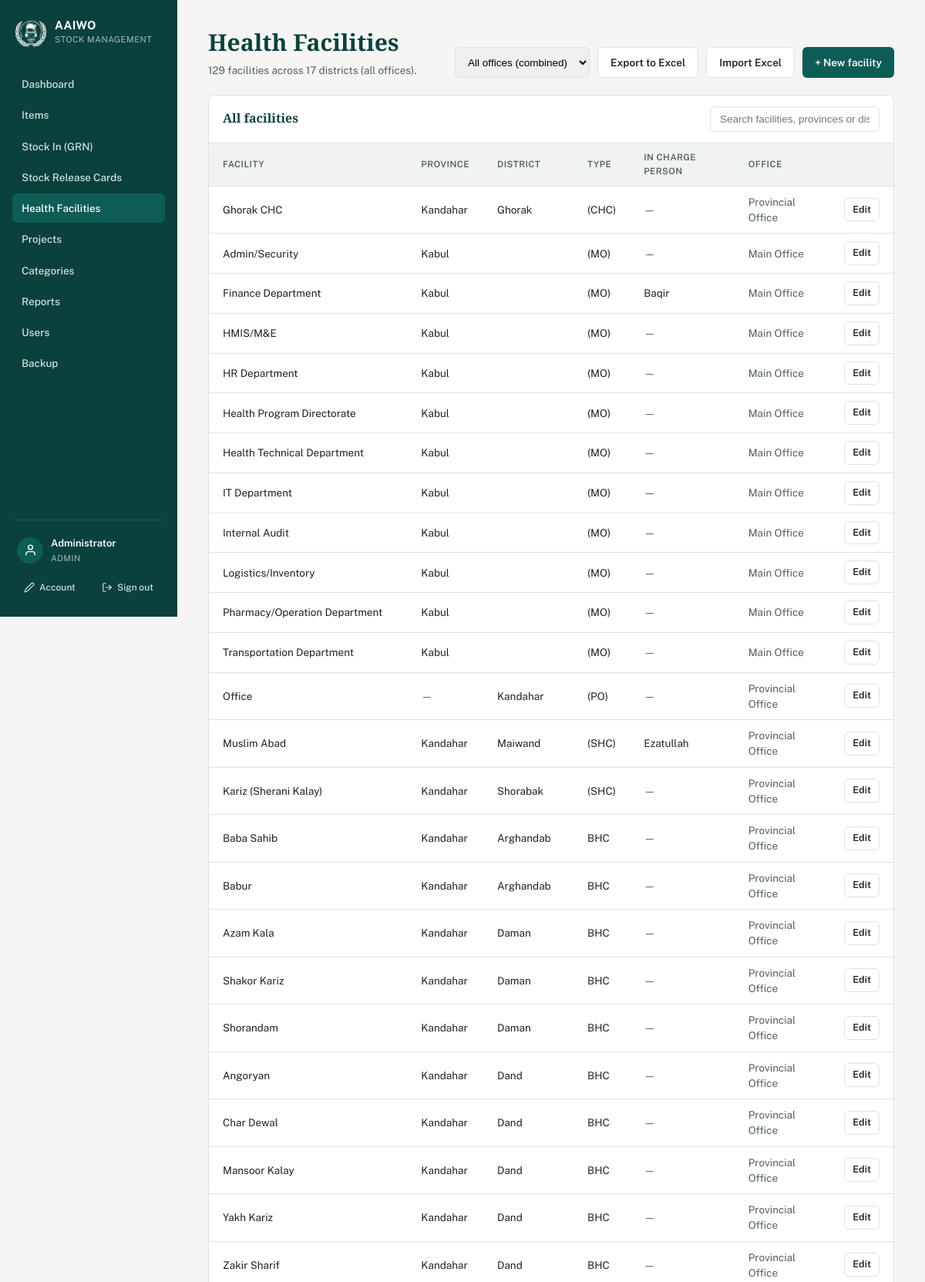
The app's page /health_facilities.php (signed in, upper part) with its own data.
### tables this page shows
CREATE TABLE Users (
            UserID INTEGER PRIMARY KEY AUTOINCREMENT,
            Username TEXT NOT NULL UNIQUE,
            PasswordHash TEXT NOT NULL,
            FullName TEXT,
            Role TEXT NOT NULL DEFAULT 'staff',
            Active INTEGER NOT NULL DEFAULT 1,
            MustChangePassword INTEGER NOT NULL DEFAULT 0,
            CreatedAt TEXT NOT NULL DEFAULT (datetime('now'))
        , FailedLoginAttempts INTEGER NOT NULL DEFAULT 0, LockedUntil TEXT, Office TEXT);

CREATE TABLE HealthFacilities (
    HFID             INTEGER PRIMARY KEY,
    HFName           TEXT NOT NULL,
    DistrictID       INTEGER REFERENCES Districts(DistrictID),
    HFType           TEXT,
    DistributionDate TEXT
, InChargePerson TEXT, Office TEXT DEFAULT 'main', Province TEXT);

CREATE TABLE Districts (
    DistrictID   INTEGER PRIMARY KEY,
    DistrictName TEXT NOT NULL UNIQUE
);

### includes/functions.php (called while the page is built, shortened)
<?php
require_once __DIR__ . '/../config/db.php';
function h(?string $s): string {
    return htmlspecialchars($s ?? '', ENT_QUOTES, 'UTF-8');
}
function all_health_facilities(?string $office = null): array {
    $sql = '
        SELECT hf.*, d.DistrictName
        FROM HealthFacilities hf
        LEFT JOIN Districts d ON d.DistrictID = hf.DistrictID
    ';
    return db()->query($sql . ' ORDER BY hf.HFType, d.DistrictName, hf.HFName')->fetchAll();
}
function all_districts(): array {
    return db()->query('SELECT * FROM Districts ORDER BY DistrictName')->fetchAll();
}
function current_user(): ?array {
    return $_SESSION['user_full'] ?? null;
}
function require_login(): void {
    $stmt = db()->prepare('SELECT * FROM Users WHERE UserID = ?');
    $stmt->execute([$_SESSION['user']['UserID']]);
}
function is_admin(): bool {
    return (current_user()['Role'] ?? '') === 'admin';
}
function office_label(?string $office): string {
    switch ($office) {
        case 'provincial': return 'Provincial Office';
        case 'main': return 'Main Office';
    }
}
function office_options(): array {
    return ['provincial' => 'Provincial Office', 'main' => 'Main Office'];
}
function office_scope(): ?string {
    if (is_admin()) {
        $requested = $_GET['office'] ?? $_POST['office'] ?? '';
        return array_key_exists($requested, office_options()) ? $requested : null;
    }
    $mine = current_user()['Office'] ?? null;
    return $mine !== null && array_key_exists($mine, office_options()) ? $mine : '__unassigned__';
}

### config/db.php (called while the page is built, shortened)
<?php
function db_file_path(): string {
    return __DIR__ . '/../data/stock_management.sqlite';
}
function db(): PDO {
    static $pdo = null;
    if ($pdo === null) {
        $path = db_file_path();
        $pdo = new PDO('sqlite:' . $path);
        $pdo->setAttribute(PDO::ATTR_ERRMODE, PDO::ERRMODE_EXCEPTION);
        $pdo->setAttribute(PDO::ATTR_DEFAULT_FETCH_MODE, PDO::FETCH_ASSOC);
        $pdo->exec('PRAGMA foreign_keys = ON');
        stockapp_migrate($pdo);
    }
    return $pdo;
}
function stockapp_migrate(PDO $pdo): void {
    $pdo->exec("
        CREATE TABLE IF NOT EXISTS Users (
            UserID INTEGER PRIMARY KEY AUTOINCREMENT,
            Username TEXT NOT NULL UNIQUE COLLATE NOCASE,
            PasswordHash TEXT NOT NULL,
            FullName TEXT,
            Role TEXT NOT NULL DEFAULT 'staff',
            Active INTEGER NOT NULL DEFAULT 1,
            MustChangePassword INTEGER NOT NULL DEFAULT 0,
            CreatedAt TEXT NOT NULL DEFAULT (datetime('now'))
        )
    ");
    $auditCols = [
        'CreatedByUserID' => 'INTEGER',
        'UpdatedByUserID' => 'INTEGER',
        'CreatedAt' => 'TEXT',
        'UpdatedAt' => 'TEXT',
        'GroupName' => 'TEXT',
    ];
    foreach (['StockReceipts', 'StockReleases'] as $table) {
        $existing = array_column($pdo->query('PRAGMA table_info(' . $table . ')')->fetchAll(), 'name');
    }
    $stockReleasesExists = (bool)$pdo->query("SELECT name FROM sqlite_master WHERE type='table' AND name='StockReleases'")->fetchColumn();
    if ($stockReleasesExists) {
        $existingReleaseCols = array_column($pdo->query('PRAGMA table_info(StockReleases)')->fetchAll(), 'name');
    }
    $pdo->exec('CREATE TABLE IF NOT EXISTS Projects (
        ProjectID INTEGER PRIMARY KEY AUTOINCREMENT,
        ProjectName TEXT NOT NULL,
        Description TEXT,
        CreatedByUserID INTEGER,
        CreatedAt TEXT,
        UpdatedByUserID INTEGER,
        UpdatedAt TEXT
    )');
    foreach (['Items', 'StockReceipts', 'StockReleases'] as $projectTable) {
        $existingCols = array_column($pdo->query('PRAGMA table_info(' . $projectTable . ')')->fetchAll(), 'name');
    }
    $categoriesExisted = (bool)$pdo->query("SELECT name FROM sqlite_master WHERE type='table' AND name='ItemCategories'")->fetchColumn();
    $pdo->exec('CREATE TABLE IF NOT EXISTS ItemCategories (
        CategoryID INTEGER PRIMARY KEY AUTOINCREMENT,
        CategoryName TEXT NOT NULL,
        CategoryNameLocal TEXT,
        CreatedAt TEXT
    )');
    $existingItemCols = array_column($pdo->query('PRAGMA table_info(Items)')->fetchAll(), 'name');
    $existingUserCols = array_column($pdo->query('PRAGMA table_info(Users)')->fetchAll(), 'name');
    foreach (['Items', 'HealthFacilities', 'StockReceipts', 'StockReleases'] as $table) {
        $tableExists = (bool)$pdo->query("SELECT name FROM sqlite_master WHERE type='table' AND name='$table'")->fetchColumn();
        $cols = array_column($pdo->query('PRAGMA table_info(' . $table . ')')->fetchAll(), 'name');
    }
    $hfTableExists = (bool)$pdo->query("SELECT name FROM sqlite_master WHERE type='table' AND name='HealthFacilities'")->fetchColumn();
    if ($hfTableExists) {
        $existingHfCols = array_column($pdo->query('PRAGMA table_info(HealthFacilities)')->fetchAll(), 'name');
    }
    $itemsTableExists = (bool)$pdo->query("SELECT name FROM sqlite_master WHERE type='table' AND name='Items'")->fetchColumn();
    if ($itemsTableExists) {
        $existingItemCols = array_column($pdo->query('PRAGMA table_info(Items)')->fetchAll(), 'name');
    }
    $userCount = (int)$pdo->query('SELECT COUNT(*) FROM Users')->fetchColumn();
}

### health_facilities.php (the view, shortened to what this page needs)
<?php
require __DIR__ . '/includes/functions.php';
require_login();
$scope = office_scope();
require __DIR__ . '/includes/header.php';
$hfs = ($scope === '__unassigned__') ? [] : all_health_facilities($scope);
?>
<div class="page-head">
  <div>
    <h1>Health Facilities</h1>
    <p><?= count($hfs) ?> facilities across <?= count(all_districts()) ?> districts<?= is_admin() ? h($scope === null ? ' (all offices)' : (' — ' . office_label($scope))) : '' ?>.</p>
  </div>
  <div style="display:flex;gap:10px;flex-wrap:wrap;">
    <?php if (is_admin()): ?>
      <select class="search-box" style="min-width:170px;" onchange="location.href='health_facilities'+(this.value?('?office='+this.value):'')">
        <option value="">All offices (combined)</option>
      </select>
    <?php endif; ?>
    <a class="btn secondary" href="export_hf<?= $scope !== null ? ('?office=' . urlencode($scope)) : '' ?>" title="Export the health facilities list to Excel">Export to Excel</a>
    <a class="btn secondary" href="import_hf">Import Excel</a>
    <a class="btn" href="hf_form">+ New facility</a>
  </div>
</div>
<div class="panel">
  <div class="panel-head">
    <h2>All facilities</h2>
    <input class="search-box" id="hfSearch" placeholder="Search facilities, provinces or districts…" onkeyup="filterTable('hfSearch','hfTable')">
  </div>
  <table id="hfTable">
    <thead><tr><th>Facility</th><th>Province</th><th>District</th><th>Type</th><th>In charge person</th><?php if (is_admin()): ?><th>Office</th><?php endif; ?><th></th></tr></thead>
    <tbody>
      <?php foreach ($hfs as $hf): ?>
        <tr>
          <td><?= h($hf['HFName']) ?></td>
          <td><?= $hf['Province'] ? h($hf['Province']) : '<span class="muted">—</span>' ?></td>
          <td><?= h($hf['DistrictName']) ?></td>
          <td><?= h($hf['HFType']) ?></td>
          <td><?= $hf['InChargePerson'] ? h($hf['InChargePerson']) : '<span class="muted">—</span>' ?></td>
          <?php if (is_admin()): ?><td class="muted"><?= h(office_label($hf['Office'] ?? null)) ?></td><?php endif; ?>
          <td><a class="btn secondary small" href="hf_form?id=<?= $hf['HFID'] ?>">Edit</a></td>
        </tr>
      <?php endforeach; ?>
    </tbody>
  </table>
</div>
<?php require __DIR__ . '/includes/footer.php'; ?>

### includes/header.php (shortened to what this page needs)
<?php
require_once __DIR__ . '/functions.php';
$me = current_user();
$current = basename($_SERVER['SCRIPT_NAME']);
$importType = $_GET['type'] ?? ($_POST['import_type'] ?? '');
$isImportGrn = ($current === 'import.php' && $importType !== 'card');
$isImportCard = ($current === 'import.php' && $importType === 'card');
?>
<!DOCTYPE html>
<html lang="en">
<head>
<?php
$cssPath = __DIR__ . '/../assets/style.css';
$cssVer = is_file($cssPath) ? filemtime($cssPath) : 1;
?>
<link rel="stylesheet" href="<?= isset($assetPrefix) ? $assetPrefix : '' ?>assets/style.css?v=<?= $cssVer ?>">
</head>
<body>
<div class="shell">
  <aside class="sidebar">
    <div class="brand" title="Afghan Alfouz Innovational Welfare Organization">
      <img src="<?= isset($assetPrefix) ? $assetPrefix : '' ?>assets/logo-white.png" alt="AAIWO" class="brand-mark-logo">
      <div>
        <div class="brand-title">AAIWO</div>
        <div class="brand-sub">Stock Management</div>
      </div>
    </div>
    <nav>
      <a href="index" class="<?= $current==='index.php'?'active':'' ?>">Dashboard</a>
      <a href="items" class="<?= in_array($current, ['items.php','item_form.php','import_items.php','export_items.php'], true) ? 'active' : '' ?>">Items</a>
      <a href="receipts" class="<?= (in_array($current, ['receipts.php','receipt_form.php','receipt_view.php','export_excel.php'], true) || $isImportGrn) ? 'active' : '' ?>">Stock In (GRN)</a>
      <a href="releases" class="<?= (in_array($current, ['releases.php','release_form.php','release_view.php','export_excel.php'], true) || $isImportCard) ? 'active' : '' ?>">Stock Release Cards</a>
      <a href="health_facilities" class="<?= in_array($current, ['health_facilities.php','hf_form.php','import_hf.php','export_hf.php'], true) ? 'active' : '' ?>">Health Facilities</a>
      <?php if (($me['Role'] ?? '') === 'admin'): ?>
        <a href="projects" class="<?= in_array($current, ['projects.php','project_form.php'], true) ? 'active' : '' ?>">Projects</a>
        <a href="categories" class="<?= in_array($current, ['categories.php','category_form.php'], true) ? 'active' : '' ?>">Categories</a>
        <a href="reports" class="<?= $current==='reports.php'?'active':'' ?>">Reports</a>
        <a href="users" class="<?= $current==='users.php'||$current==='user_form.php'?'active':'' ?>">Users</a>
        <a href="backup" class="<?= $current==='backup.php'?'active':'' ?>">Backup</a>
      <?php endif; ?>
    </nav>
    <div class="sidebar-account">
      <div class="account-card">
        <span class="account-avatar" aria-hidden="true">
          <svg viewBox="0 0 24 24" fill="none" stroke="currentColor" stroke-width="2" stroke-linecap="round" stroke-linejoin="round"><path d="M20 21v-2a4 4 0 0 0-4-4H8a4 4 0 0 0-4 4v2"></path><circle cx="12" cy="7" r="4"></circle></svg>
        </span>
        <div class="account-meta">
          <div class="account-name"><?= h($me['FullName'] ?? '') ?></div>
          <div class="account-role">
            <?= h(ucfirst($me['Role'] ?? '')) ?>
          </div>
        </div>
      </div>
      <div class="account-actions">
        <a href="my_account" class="account-action" title="My account">
          <svg viewBox="0 0 24 24" fill="none" stroke="currentColor" stroke-width="2" stroke-linecap="round" stroke-linejoin="round"><path d="M17 3a2.85 2.83 0 1 1 4 4L7.5 20.5 2 22l1.5-5.5Z"></path></svg>
          <span>Account</span>
        </a>
        <a href="logout" class="account-action" title="Sign out">
          <svg viewBox="0 0 24 24" fill="none" stroke="currentColor" stroke-width="2" stroke-linecap="round" stroke-linejoin="round"><path d="M9 21H5a2 2 0 0 1-2-2V5a2 2 0 0 1 2-2h4"></path><polyline points="16 17 21 12 16 7"></polyline><line x1="21" y1="12" x2="9" y2="12"></line></svg>
          <span>Sign out</span>
        </a>
      </div>
    </div>
  </aside>
  <main class="content">

### assets/style.css (style rules this page uses)
:root { --ink: #1B2621; --ink-soft: #52625A; --paper: #F5F6F3; --panel: #FFFFFF; --line: #DEE3DD; --teal: #0E5C56; --teal-dark: #0A413D; --teal-tint: #E4EFEC; --amber: #B5741E; --amber-tint: #FBF0DE; --red: #A3352B; --red-tint: #FBEAE8; --radius: 8px; }
* { box-sizing:border-box; }
html { -webkit-text-size-adjust:100%; }
body { margin:0; font-family:'Public Sans', system-ui, sans-serif; color:var(--ink); background:var(--paper); font-size:15px; line-height:1.5; overflow-x:hidden; }
h1,h2,h3 { font-family:'Source Serif 4', Georgia, serif; font-weight:700; margin:0 0 4px; color:var(--teal-dark); }
a { color:var(--teal);text-decoration:none; }
.shell { display:flex;min-height:100vh; }
.sidebar { width:230px; flex-shrink:0; background:var(--teal-dark); color:#EAF2F0; display:flex; flex-direction:column; padding:22px 16px; position:sticky; top:0; height:100vh; overflow-y:auto; }
.brand { display:flex;align-items:center;gap:11px;margin-bottom:28px;padding:0 4px; }
.brand-mark-logo { width:40px;height:40px;object-fit:contain; flex-shrink:0; }
.brand-title { font-weight:700;font-size:15px;color:#fff;line-height:1.2;letter-spacing:.02em; }
.brand-sub { font-size:11px;color:#9FBDB6;letter-spacing:.04em;text-transform:uppercase;margin-top:1px; }
.sidebar nav { display:flex;flex-direction:column;gap:2px; }
.sidebar nav a { color:#CFE3DE; padding:9px 12px; border-radius:6px; font-size:13.5px; font-weight:500; }
.sidebar nav a.active { background:var(--teal);color:#fff; }
.sidebar-account { margin-top:auto; padding-top:14px; border-top:1px solid rgba(255,255,255,.10); }
.account-card { display:flex; align-items:center; gap:10px; padding:6px 6px; border-radius:10px; }
.account-avatar { width:34px;height:34px;flex-shrink:0; border-radius:50%; background:var(--teal); color:#fff; display:flex;align-items:center;justify-content:center; }
.account-avatar svg { width:17px;height:17px; }
.account-meta { min-width:0;overflow:hidden; }
.account-name { font-size:13px;font-weight:600;color:#fff; white-space:nowrap;overflow:hidden;text-overflow:ellipsis; }
.account-role { font-size:11px;color:#9FBDB6;text-transform:uppercase;letter-spacing:.04em;margin-top:1px; }
.account-actions { display:flex;gap:4px;margin-top:8px; }
.account-action { flex:1; display:flex;align-items:center;justify-content:center;gap:6px; padding:7px 6px; border-radius:7px; font-size:12px;font-weight:500; color:#CFE3DE; white-space:nowrap; }
.account-action svg { width:14px;height:14px;flex-shrink:0; }
.content { flex:1;padding:32px 40px;max-width:1180px; }
.page-head { display:flex;justify-content:space-between;align-items:flex-end;margin-bottom:22px;gap:16px;flex-wrap:wrap; }
.page-head p { margin:2px 0 0;color:var(--ink-soft);font-size:13.5px; }
.panel { background:var(--panel);border:1px solid var(--line);border-radius:var(--radius);overflow:hidden;margin-bottom:24px; }
.panel-head { padding:14px 18px;border-bottom:1px solid var(--line);display:flex;justify-content:space-between;align-items:center;gap:10px;flex-wrap:wrap; }
.panel-head h2 { font-size:16px; }
table { width:100%;border-collapse:collapse;font-size:13.5px; }
th,td { text-align:left;padding:10px 18px;border-bottom:1px solid var(--line); }
th { background:#F1F3F0;font-size:11.5px;text-transform:uppercase;letter-spacing:.04em;color:var(--ink-soft);font-weight:600; }
.muted { color:var(--ink-soft); }
.btn { display:inline-flex;align-items:center;gap:6px; background:var(--teal);color:#fff;border:none; padding:9px 16px;border-radius:6px;font-size:13.5px;font-weight:600; cursor:pointer;text-decoration:none; }
.btn.secondary { background:var(--panel);color:var(--ink);border:1px solid var(--line); }
.btn.small { padding:5px 10px;font-size:12.5px; }
.search-box { padding:8px 12px;border:1px solid var(--line);border-radius:6px;font-size:13.5px;min-width:220px; }

### records on screen
users: FullName "Administrator", Role "ADMIN"
healthfacilities: HFName "Ghorak CHC", Province "Kandahar", DistrictID.DistrictName "Ghorak", HFType "(CHC)", Office "Provincial Office"
healthfacilities: HFName "Admin/Security", Province "Kabul", HFType "(MO)", Office "Main Office"
healthfacilities: HFName "Finance Department", Province "Kabul", HFType "(MO)", InChargePerson "Baqir", Office "Main Office"
healthfacilities: HFName "HMIS/M&E", Province "Kabul", HFType "(MO)", Office "Main Office"
healthfacilities: HFName "HR Department", Province "Kabul", HFType "(MO)", Office "Main Office"
healthfacilities: HFName "Health Program Directorate", Province "Kabul", HFType "(MO)", Office "Main Office"
healthfacilities: HFName "Health Technical Department", Province "Kabul", HFType "(MO)", Office "Main Office"
healthfacilities: HFName "IT Department", Province "Kabul", HFType "(MO)", Office "Main Office"
healthfacilities: HFName "Internal Audit", Province "Kabul", HFType "(MO)", Office "Main Office"
healthfacilities: HFName "Logistics/Inventory", Province "Kabul", HFType "(MO)", Office "Main Office"
healthfacilities: HFName "Pharmacy/Operation Department", Province "Kabul", HFType "(MO)", Office "Main Office"
healthfacilities: HFName "Transportation Department", Province "Kabul", HFType "(MO)", Office "Main Office"
healthfacilities: HFName "Office", DistrictID.DistrictName "Kandahar", HFType "(PO)", Office "Provincial Office"
healthfacilities: HFName "Muslim Abad", Province "Kandahar", DistrictID.DistrictName "Maiwand", HFType "(SHC)", InChargePerson "Ezatullah", Office "Provincial Office"
healthfacilities: HFName "Kariz (Sherani Kalay)", Province "Kandahar", DistrictID.DistrictName "Shorabak", HFType "(SHC)", Office "Provincial Office"
healthfacilities: HFName "Baba Sahib", Province "Kandahar", DistrictID.DistrictName "Arghandab", HFType "BHC", Office "Provincial Office"
healthfacilities: HFName "Babur", Province "Kandahar", DistrictID.DistrictName "Arghandab", HFType "BHC", Office "Provincial Office"
healthfacilities: HFName "Azam Kala", Province "Kandahar", DistrictID.DistrictName "Daman", HFType "BHC", Office "Provincial Office"
healthfacilities: HFName "Shakor Kariz", Province "Kandahar", DistrictID.DistrictName "Daman", HFType "BHC", Office "Provincial Office"
healthfacilities: HFName "Shorandam", Province "Kandahar", DistrictID.DistrictName "Daman", HFType "BHC", Office "Provincial Office"
healthfacilities: HFName "Angoryan", Province "Kandahar", DistrictID.DistrictName "Dand", HFType "BHC", Office "Provincial Office"
healthfacilities: HFName "Char Dewal", Province "Kandahar", DistrictID.DistrictName "Dand", HFType "BHC", Office "Provincial Office"
healthfacilities: HFName "Mansoor Kalay", Province "Kandahar", DistrictID.DistrictName "Dand", HFType "BHC", Office "Provincial Office"
healthfacilities: HFName "Yakh Kariz", Province "Kandahar", DistrictID.DistrictName "Dand", HFType "BHC", Office "Provincial Office"
healthfacilities: HFName "Zakir Sharif", Province "Kandahar", DistrictID.DistrictName "Dand", HFType "BHC", Office "Provincial Office"

### other values on screen
count($hfs) "129"
count(all_districts()) "17"
$scope === null ? ' (all offices)' : (' — ' . office_label($scope)) "(all offices)"
